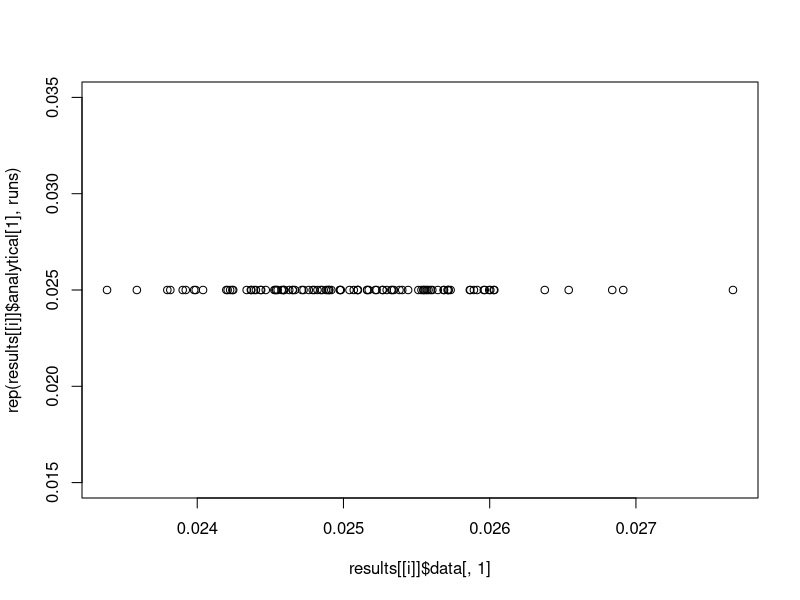
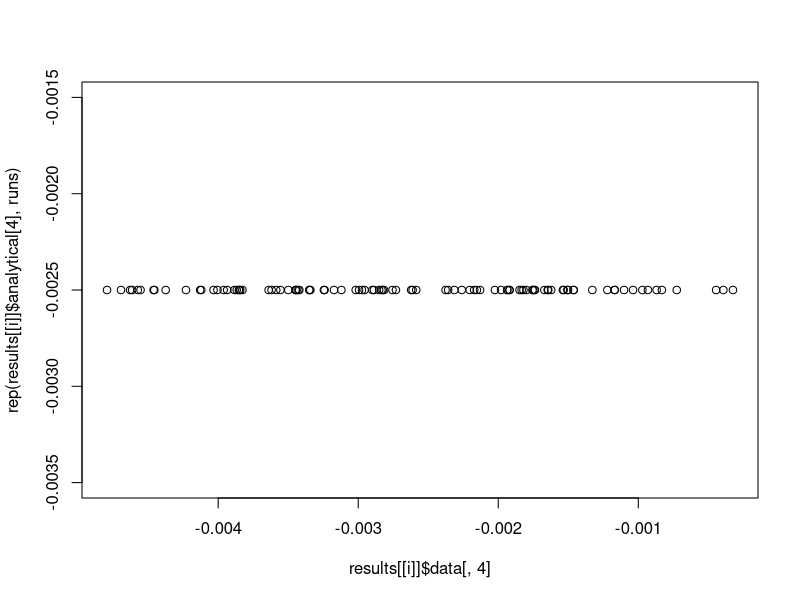
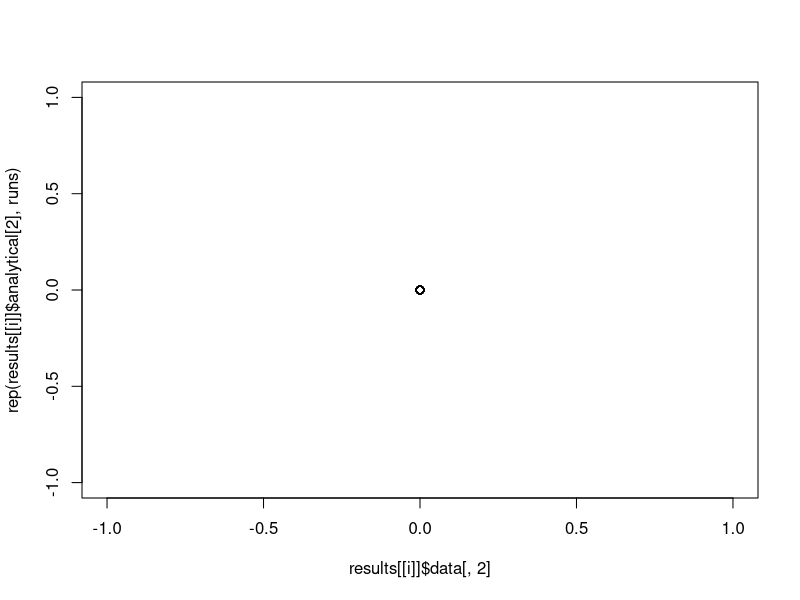
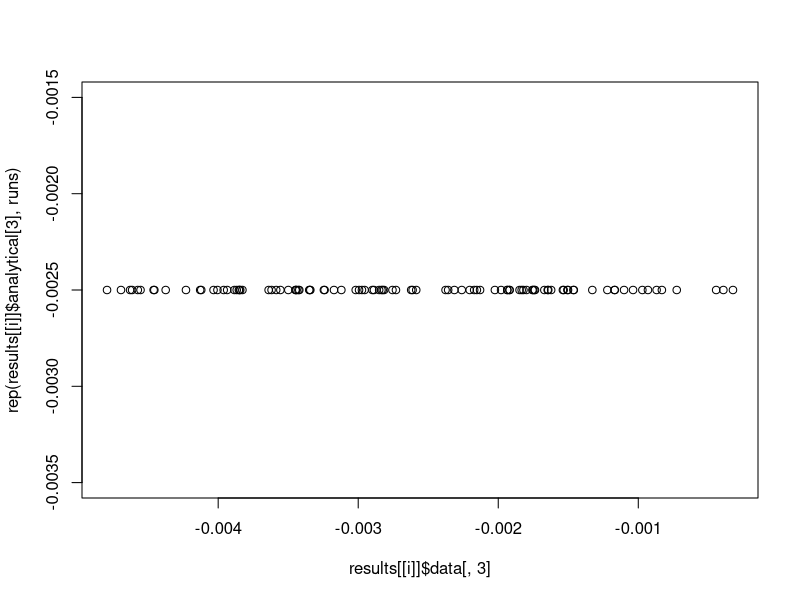
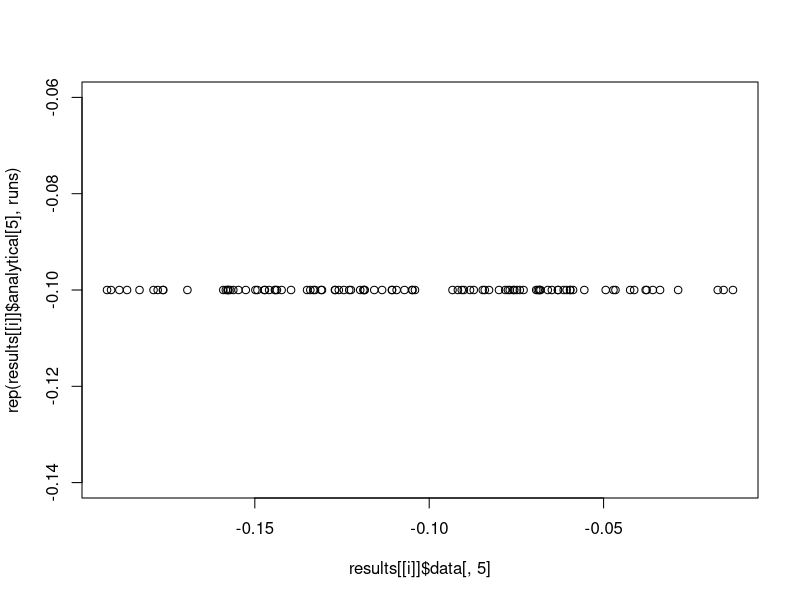
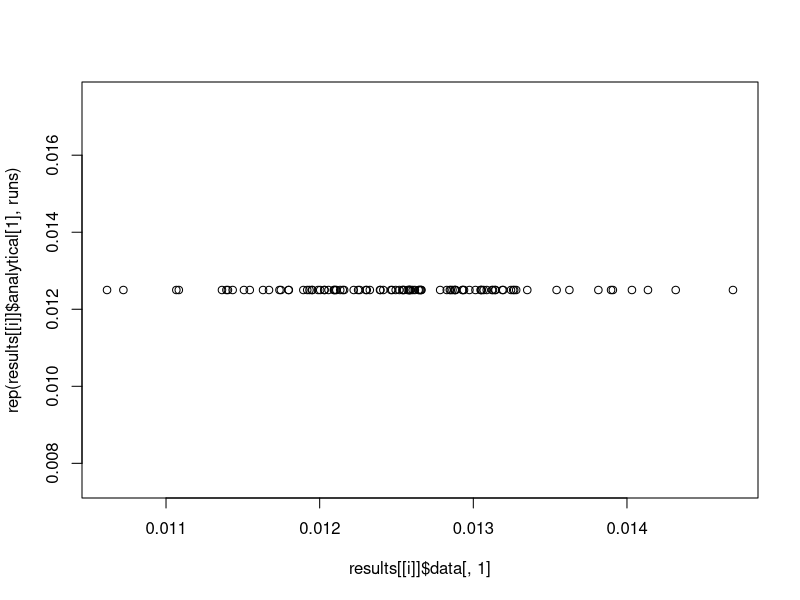
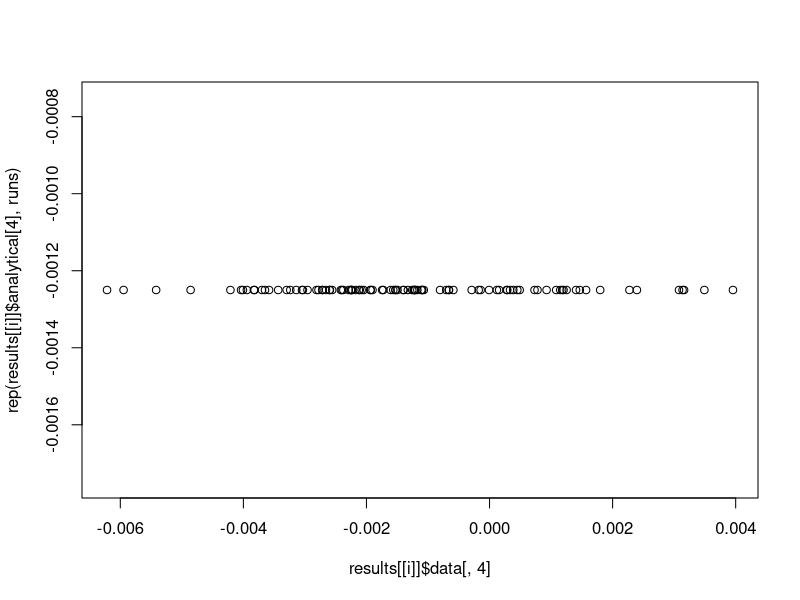
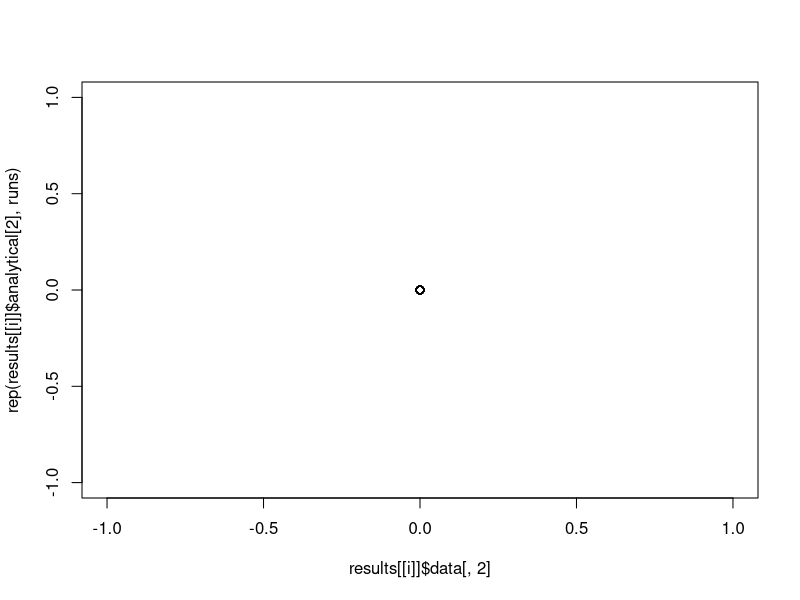

Write the R code that produced these figures, in order. (Note: this script raises an error after producing the figures.)
#################################### SUMMARY ################################### 

# This script chooses parameter values for the Monte Carlo exercise

# The first stage is assumed to be
# D = 1(z * d0  >=  V)
# where the marginal distribution of V is N(0, 1), so the propensity score is
# p(x,z) = Phi(z * d0)
# The sign of d0 determines whether compliers or defiers are present

# The second stage is 
# Y(0) = U(0)
# Y(1) = B_0 + x'B + U(1)
# Y = Y(0) + D(Y(1) - Y(0))
# where (V, U(1), U(0)) are jointly normal. 

################################# FRONT MATTER #################################

rm(list = ls())
gc()

library(mvtnorm)
library(ggplot2)
library(dplyr)
library(tidyr)
library(boot)
library(xtable)

path <- getwd()

################################### SETTINGS ###################################

parameters <- vector(mode = "list", length = 2)
parameters[[1]] <- list()
parameters[[2]] <- list()

targets <- vector(mode = "list", length = 2)
targets[[1]] <- list(compliers = 0.1,
                     tau_U = -0.1)
targets[[2]] <- list(compliers = 0.05,
                     tau_U = -0.1)

############################## CALIBRATION BLOCK 1 #############################

# Choose d0 to attain the desired share of compliers 

for (i in 1:length(targets)){
  
  parameters[[i]]$d0 <- qnorm(targets[[i]]$compliers + pnorm(0))
    
}

############################## CALIBRATION BLOCK 2 #############################

# Given d0, target a value of the asymptotic estimand. 
# We have the formula
# tau = B0 + (rho_1v - rho_0v) * term_three
# where term_three captures the effect of U. Evaluate this and choose the 
# multiplying constant.

for (i in 1:length(targets)){
  
  term_three <- (dnorm(0) - dnorm(parameters[[i]]$d0)) / 
    (pnorm(parameters[[i]]$d0) - pnorm(0))
  
  # chi_three = sd_1 rho_1V - sd_0 rho_0V
  chi_three <- targets[[i]]$tau_U / term_three
  
  # fix correlations and adjst standard deviations to match the target
  sigma <- diag(1, 3)
  sigma[2, 1] <- -0.25
  sigma[3, 1] <- -0.5
  sigma[3, 2] <- 0.5
  sigma[1, 2] <- -0.25
  sigma[1, 3] <- -0.5
  sigma[2, 3] <- 0.5
  
  # assume sd_U is common for U(1) and U(0). Back it out.
  sd_U <- chi_three / (sigma[3, 1] - sigma[3, 2])
  # multiply by sd_U so that sigma is a covariance
  sigma[, 1:2] <- sigma[, 1:2] * sd_U
  sigma[1:2, ] <- sigma[1:2, ] * sd_U
  
  parameters[[i]]$sigma <- sigma
  
}

############################## VALIDATE PARAMETERS #############################

# Check if parameters give the correct asymptotic estimand
K <- 3
n <- 100000
runs <- 100

# other parameters
pZ <- 1 / 2
Var_Z <- pZ * (1 - pZ)
B0 <- 0
sd_B <- 1

results <- vector(mode = "list", length = 2)

for (i in 1:length(parameters)){
  
  analytical <- rep(0, 5)
  names(analytical) <- c("denom", "num_1", "num_2", "num", "tau")
  analytical[1] <- Var_Z * (pnorm(parameters[[i]]$d0) - pnorm(0))
  analytical[2] <- Var_Z * B0 * (pnorm(parameters[[i]]$d0) - pnorm(0))
  analytical[3] <- Var_Z * 
    (parameters[[i]]$sigma[3, 1] - parameters[[i]]$sigma[3, 2]) * 
    (dnorm(0) - dnorm(parameters[[i]]$d0))
  analytical[4] <- sum(analytical[2:3])
  analytical[5] <- analytical[4] / analytical[1]
  
  data <- matrix(0, runs, 5)
  colnames(data) <- c("denom", "num_1", "num_2", "num", "tau")
  
  for (j in 1:runs){
    
    B <- runif(K, min = -1, max = 1)
    B <- B * sd_B / sqrt(sum(B ^ 2))
      
    X <- matrix(rnorm(n * K), nrow = n, ncol = K)
    XB <- X %*% as.matrix(B, nrow = K, ncol = 1)
    
    Z <- rbinom(n, 1, pZ)
    Z_tilde <- Z - mean(Z)
    
    U <- rmvnorm(n, mean = rep(0, K), sigma = parameters[[i]]$sigma)
    colnames(U) <- c("U1", "U0", "V")
    U <- data.frame(U)
    
    D <- as.numeric(Z * parameters[[i]]$d0 >= U$V)
    
    Y <- (1 - D) * U$U0 + D * (B0 + XB + U$U1)
    
    # Denominator
    data[j, 1] <- mean(D * Z_tilde)
    
    # Numerator
    data[j, 2] <- B0 * mean(D * Z_tilde)
    data[j, 3] <- mean(((1 - D) * U$U0 + D * U$U1) * Z_tilde)
    data[j, 4] <- sum(data[j, 2:3])
    
    # Estimand
    data[j, 5] <- data[j, 4] / data[j, 1]
    
  }
  
  results[[i]] <- list(analytical = analytical,
                       data = data)
  
}

for (i in 1:length(parameters)){
  
  # denominator
  plot(results[[i]]$data[, 1], rep(results[[i]]$analytical[1], runs))
  mean(results[[i]]$data[, 1])
  results[[i]]$analytical[1]
  
  # numerator
  plot(results[[i]]$data[, 4], rep(results[[i]]$analytical[4], runs))
  mean(results[[i]]$data[, 4])
  results[[i]]$analytical[4]
  
  # numerator part 1
  plot(results[[i]]$data[, 2], rep(results[[i]]$analytical[2], runs))
  mean(results[[i]]$data[, 2])
  results[[i]]$analytical[2]
  
  # numerator part 2
  plot(results[[i]]$data[, 3], rep(results[[i]]$analytical[3], runs))
  mean(results[[i]]$data[, 3])
  results[[i]]$analytical[3]
  
  # tau
  plot(results[[i]]$data[, 5], rep(results[[i]]$analytical[5], runs))
  mean(results[[i]]$data[, 5])
  results[[i]]$analytical[5]
  
}

################################## SAVE OUTPUT #################################

calibration <- list(targets = targets, 
                    parameters = parameters)
saveRDS(calibration, 
        file = paste0(path, "/Monte_Carlo/no_defiers_calibration.rds"))
